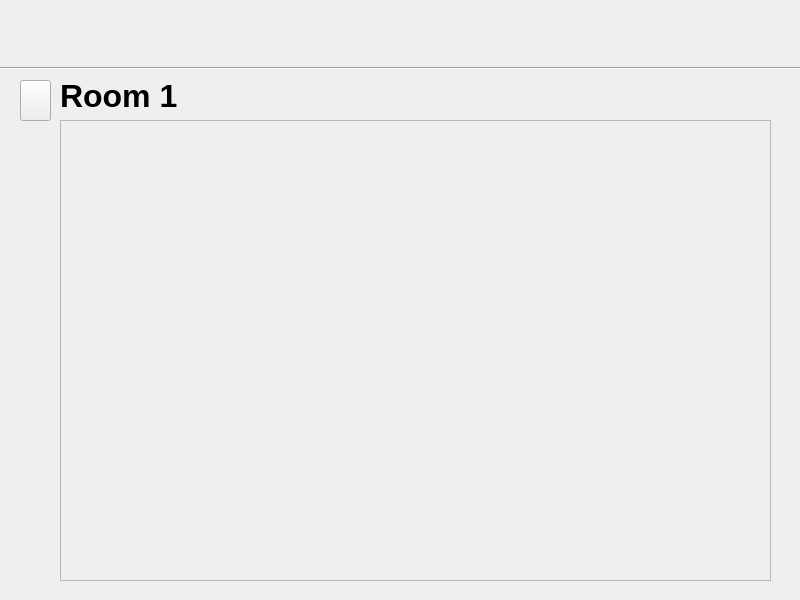
<?xml version="1.0" encoding="UTF-8"?>
<ui version="4.0">
 <class>JoinerManage</class>
 <widget class="QWidget" name="JoinerManage">
  <property name="geometry">
   <rect>
    <x>0</x>
    <y>0</y>
    <width>800</width>
    <height>600</height>
   </rect>
  </property>
  <property name="windowTitle">
   <string>Form</string>
  </property>
  <widget class="QLabel" name="label_nameRoom">
   <property name="geometry">
    <rect>
     <x>60</x>
     <y>70</y>
     <width>151</width>
     <height>51</height>
    </rect>
   </property>
   <property name="font">
    <font>
     <family>Arial</family>
     <pointsize>24</pointsize>
     <bold>true</bold>
    </font>
   </property>
   <property name="text">
    <string>Room 1</string>
   </property>
  </widget>
  <widget class="QLabel" name="label_logo_2">
   <property name="geometry">
    <rect>
     <x>10</x>
     <y>10</y>
     <width>61</width>
     <height>51</height>
    </rect>
   </property>
   <property name="text">
    <string/>
   </property>
  </widget>
  <widget class="QLabel" name="label_logo_3">
   <property name="geometry">
    <rect>
     <x>10</x>
     <y>10</y>
     <width>61</width>
     <height>51</height>
    </rect>
   </property>
   <property name="text">
    <string/>
   </property>
  </widget>
  <widget class="Line" name="line">
   <property name="geometry">
    <rect>
     <x>0</x>
     <y>60</y>
     <width>801</width>
     <height>16</height>
    </rect>
   </property>
   <property name="orientation">
    <enum>Qt::Horizontal</enum>
   </property>
  </widget>
  <widget class="QScrollArea" name="scrollArea">
   <property name="geometry">
    <rect>
     <x>60</x>
     <y>120</y>
     <width>711</width>
     <height>461</height>
    </rect>
   </property>
   <property name="widgetResizable">
    <bool>true</bool>
   </property>
   <widget class="QWidget" name="scrollAreaWidgetContents">
    <property name="geometry">
     <rect>
      <x>0</x>
      <y>0</y>
      <width>709</width>
      <height>459</height>
     </rect>
    </property>
   </widget>
  </widget>
  <widget class="QPushButton" name="btn_back">
   <property name="geometry">
    <rect>
     <x>20</x>
     <y>80</y>
     <width>31</width>
     <height>41</height>
    </rect>
   </property>
   <property name="cursor">
    <cursorShape>PointingHandCursor</cursorShape>
   </property>
   <property name="text">
    <string/>
   </property>
  </widget>
 </widget>
 <resources/>
 <connections/>
</ui>
